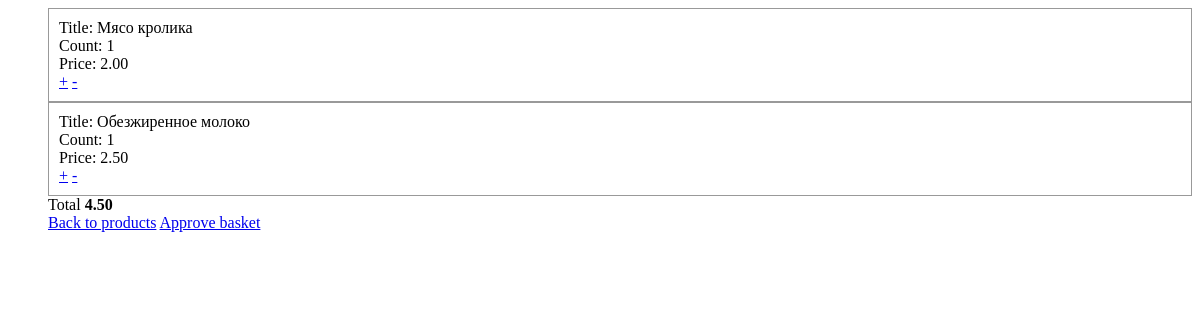
Page /product/basket/ (signed in) on the earlier database version.
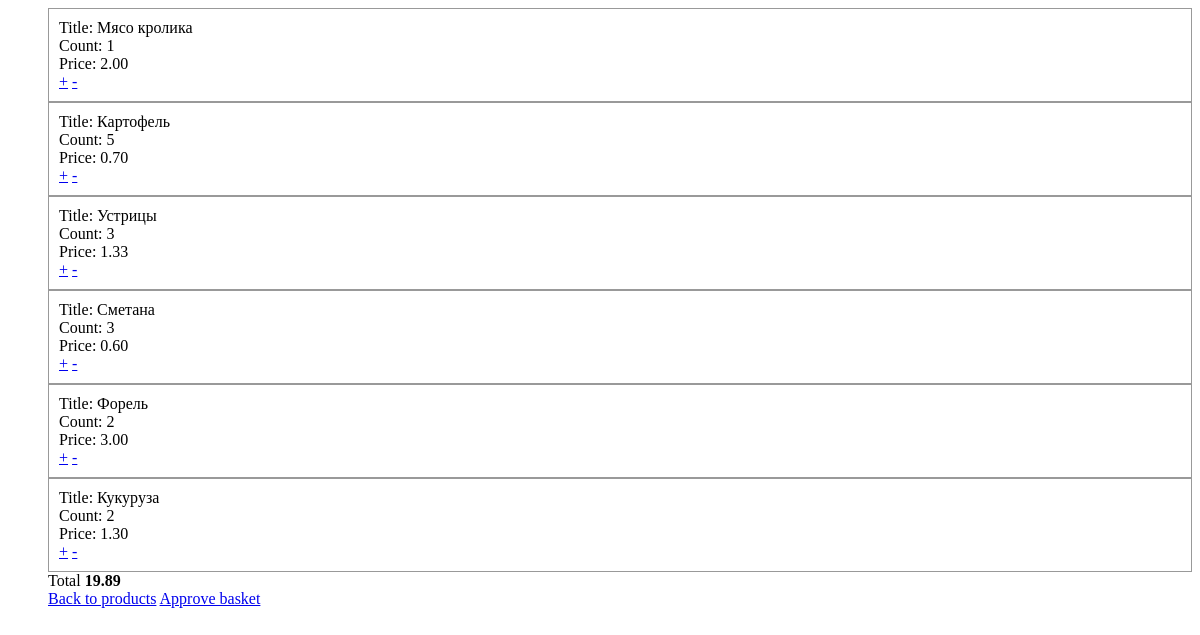
Same page on the later database version.
### product/models.py (models this page shows, shortened)
class ProductBasket(models.Model):
    product_count = models.IntegerField(default=1)
    product = models.ForeignKey(Product, on_delete=models.CASCADE)
    basket = models.ForeignKey("Basket", on_delete=models.CASCADE)
    class Meta:
        constraints = [
            UniqueConstraint(fields=["basket", "product"],
                             name="productbasket_constraint")
        ]

class Product(models.Model):
    title = models.CharField(max_length=200, validators=[
        MinLengthValidator(1)
    ])
    price = models.DecimalField(decimal_places=2, max_digits=12)
    discount = models.DecimalField(
        decimal_places=2, max_digits=3, null=True, blank=True)
    ingredients = models.TextField(max_length=1000, default="", blank=True)
    description = models.TextField(max_length=1000, default="", blank=True)
    category = models.ForeignKey(
        ProductCategory, on_delete=models.SET_NULL, null=True)
    brand = models.ForeignKey(
        Brand, on_delete=models.SET_NULL, null=True, blank=True)
    manufacturer = models.ForeignKey(
        Manufacturer, on_delete=models.SET_NULL, null=True, blank=True)
    def count_price(self):
        if (self.discount):
            return round(self.price * (1 - self.discount), 2)
        else:
            return self.price
    class Meta:
        constraints = [
            models.CheckConstraint(
                check=Q(discount__gte=0.01) & Q(discount__lte=1),
                name="discount_check"
            )
        ]

### product/views.py (the view)
# urls.py: path("basket/", view=views.basket, name="basket"),
def basket(request):
    basket = _get_basket(request)
    productbasketlist = ProductBasket.objects.filter(basket=basket.pk)
    basket_total_count = basket.count_total_price()
    return render(request, "product/basket.html", {"productbasketlist": productbasketlist, "basket_total_count": basket_total_count})

### product/models.py (called while the page is built)
    def count_total_price(self):
        price = 0
        products = self.products.all().annotate(
            count_in_basket=F("productbasket__product_count"))
        for product in products:
            price += product.count_price() * product.count_in_basket
        return price

### product/views.py (called while the page is built, shortened)
def _get_basket(request):
    print("_get_basket")
    if request.user and request.user.is_authenticated:
        print("try get basket from authed user")
        return Basket.objects.get_or_create(owner=request.user)[0]

### product/templates/product/basket.html
{% load static %}
<link rel="stylesheet" href="{% static 'product/style.css' %}">
<ul>
    {% for productbasket in productbasketlist %}
    <li>
        <div>Title: {{ productbasket.product.title }}</div>
        <div>Count: {{ productbasket.product_count }}</div>
        <div>Price: {{ productbasket.product.count_price }}</div>
        <a href="{% url "product:add_product_to_basket" productbasket.product.id %}?next={{ request.get_full_path|urlencode }}">+</a>
        <a href="{% url "product:remove_product_from_basket" productbasket.product.id %}?next={{ request.get_full_path|urlencode }}">-</a>
    </li>
    {% endfor %}
    <div>
        Total <strong>{{ basket_total_count }}</strong>
    </div>
    <a href="{% url "product:index" %}">Back to products</a>
    <a href="{% url "product:approve_basket" %}">Approve basket</a>
</ul>

### product/static/product/style.css (style rules this page uses)
li { display: block; padding: 10px; border: 1px solid #999; }

Differences in the rows shown:
removed ProductBasket: product "Обезжиренное молоко", product_count "1", product.count_price "2.50"
added ProductBasket: product "Картофель", product_count "5", product.count_price "0.70"
added ProductBasket: product "Устрицы", product_count "3", product.count_price "1.33"
added ProductBasket: product "Сметана", product_count "3", product.count_price "0.60"
added ProductBasket: product "Форель", product_count "2", product.count_price "3.00"
added ProductBasket: product "Кукуруза", product_count "2", product.count_price "1.30"
Other differences:
{{ basket_total_count }}: "4.50" → "19.89"
